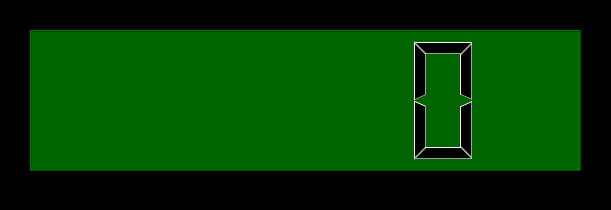
<?xml version="1.0" encoding="UTF-8"?>
<ui version="4.0">
 <class>MainWindow</class>
 <widget class="QMainWindow" name="MainWindow">
  <property name="geometry">
   <rect>
    <x>0</x>
    <y>0</y>
    <width>611</width>
    <height>210</height>
   </rect>
  </property>
  <property name="windowTitle">
   <string>MainWindow</string>
  </property>
  <property name="styleSheet">
   <string notr="true">QWidget {

background-color:black;

}</string>
  </property>
  <widget class="QWidget" name="centralwidget">
   <widget class="QLCDNumber" name="lcdNumber">
    <property name="geometry">
     <rect>
      <x>30</x>
      <y>30</y>
      <width>551</width>
      <height>141</height>
     </rect>
    </property>
    <property name="styleSheet">
     <string notr="true">QLCDNumber {

background-color: darkgreen;

}</string>
    </property>
   </widget>
  </widget>
  <widget class="QMenuBar" name="menubar">
   <property name="geometry">
    <rect>
     <x>0</x>
     <y>0</y>
     <width>611</width>
     <height>21</height>
    </rect>
   </property>
  </widget>
  <widget class="QStatusBar" name="statusbar"/>
 </widget>
 <resources/>
 <connections/>
</ui>
